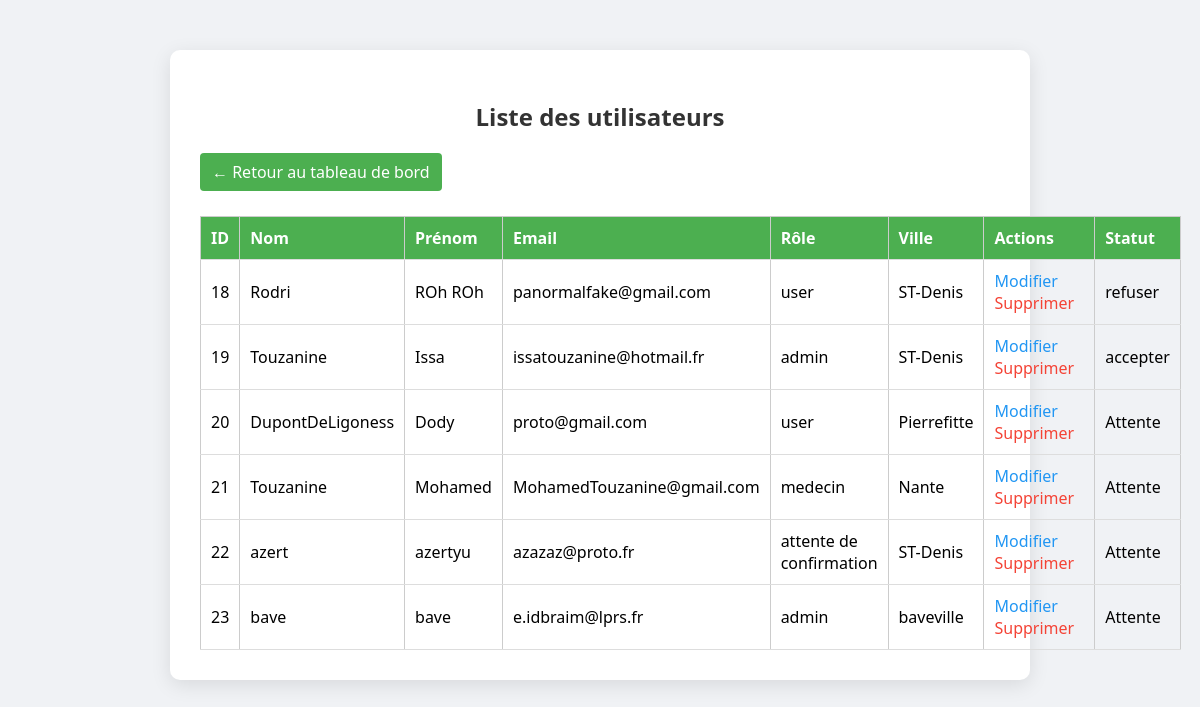
Screenshot of /src/vue/ListeUtilisateurs.php (signed in) with the database file from the repository.
### tables this page shows
CREATE TABLE utilisateur (
  id_utilisateur INT NOT NULL AUTO_INCREMENT,
  nom VARCHAR(50) NOT NULL,
  prenom VARCHAR(50) NOT NULL,
  email VARCHAR(50) NOT NULL,
  rue VARCHAR(50) NOT NULL,
  cd INT NOT NULL,
  ville VARCHAR(50) NOT NULL,
  mdp VARCHAR(255) NOT NULL,
  role ENUM('admin','user','medecin','attente de confirmation') DEFAULT 'attente de confirmation',
  status ENUM('Attente','accepter','refuser') DEFAULT 'Attente',
  reset_token VARCHAR(255) NULL,
  reset_expires DATETIME NULL,
  PRIMARY KEY (id_utilisateur),
  UNIQUE KEY (email)
);

### src/repository/UtilisateurRepository.php (called while the page is built, shortened)
<?php
class UtilisateurRepository
{
    private $bdd;
    public function __construct(\PDO $bdd) {
        $this->bdd = $bdd;
    }
    public function findAll(): array
    {
        try {
            $sql = "SELECT id_utilisateur, nom, prenom, email, role, ville, status
                FROM utilisateur
                ORDER BY id_utilisateur ASC";
            $stmt = $this->bdd->query($sql);
            return $stmt->fetchAll(\PDO::FETCH_ASSOC);
        } catch (PDOException $e) {
            error_log('Erreur findAll utilisateurs : ' . $e->getMessage());
            return [];
        }
    }
}
?>

### src/vue/ListeUtilisateurs.php (the view, shortened to what this page needs)
<?php
require_once __DIR__ . '/../repository/UtilisateurRepository.php';
$database = new Bdd();
$bdd = $database->getBdd();
$repo = new UtilisateurRepository($bdd);
$utilisateurs = $repo->findAll();
include __DIR__ . '/header.php';
?>
<h2>Liste des utilisateurs</h2>
<a class="btn-retour" href="../../index.php">&larr; Retour au tableau de bord</a>
<table>
    <thead>
    <tr>
        <th>ID</th>
        <th>Nom</th>
        <th>Prénom</th>
        <th>Email</th>
        <th>Rôle</th>
        <th>Ville</th>
        <th>Actions</th>
        <th>Statut</th>
    </tr>
    </thead>
    <tbody>
    <?php foreach ($utilisateurs as $u): ?>
        <tr>
            <td><?= $u['id_utilisateur'] ?></td>
            <td><?= htmlspecialchars($u['nom']) ?></td>
            <td><?= htmlspecialchars($u['prenom']) ?></td>
            <td><?= htmlspecialchars($u['email']) ?></td>
            <td><?= htmlspecialchars($u['role']) ?></td>
            <td><?= htmlspecialchars($u['ville']) ?></td>
            <td class="actions">
                <a class="btn-modifier" href="ModifierUtilisateur.php?email=<?= urlencode($u['email']) ?>">Modifier</a>
                <a class="btn-supprimer" href="ListeUtilisateurs.php?delete=<?= $u['id_utilisateur'] ?>" onclick="return confirm('Voulez-vous vraiment supprimer cet utilisateur ?')">Supprimer</a>
            </td>
            <td><?= htmlspecialchars($u['status'] ?? '') ?></td>
        </tr>
    <?php endforeach; ?>
    </tbody>
</table>

### src/vue/header.php (shortened to what this page needs)
<!DOCTYPE html>
<html lang="fr">
<head>
</head>
<body>
<div class="container">

### src/vue/header.php (style rules this page uses)
body { font-family: 'Segoe UI', sans-serif; background: #f0f2f5; margin: 0; padding: 0; }
.container { max-width: 800px; margin: 50px auto; padding: 30px; background: white; border-radius: 10px; box-shadow: 0 5px 20px rgba(0,0,0,0.1); }
h2 { text-align: center; color: #333; }
table { width: 100%; border-collapse: collapse; margin-top: 20px; }
th, td { padding: 10px; border: 1px solid #ccc; text-align: left; }
th { background: #f4f4f4; }
a { color: #007bff; text-decoration: none; }
.actions a { margin-right: 10px; }

### src/vue/ListeUtilisateurs.php (style rules this page uses)
.btn-retour { display: inline-block; margin-bottom: 15px; padding: 8px 12px; background-color: #4CAF50; color: white; text-decoration: none; border-radius: 4px; }
.btn-modifier { color: #2196F3; text-decoration: none; margin-right: 8px; }
.btn-supprimer { color: #f44336; text-decoration: none; }
table { width: 100%; border-collapse: collapse; margin-top: 10px; }
th, td { padding: 10px; border-bottom: 1px solid #ddd; text-align: left; }
th { background-color: #4CAF50; color: white; }

### rows the page displays
utilisateur: id_utilisateur "18", nom "Rodri", prenom "ROh ROh", email "panormalfake@gmail.com", role "user", ville "ST-Denis", status "refuser"
utilisateur: id_utilisateur "19", nom "Touzanine", prenom "Issa", email "issatouzanine@hotmail.fr", role "admin", ville "ST-Denis", status "accepter"
utilisateur: id_utilisateur "20", nom "DupontDeLigoness", prenom "Dody", email "proto@gmail.com", role "user", ville "Pierrefitte", status "Attente"
utilisateur: id_utilisateur "21", nom "Touzanine", prenom "Mohamed", email "MohamedTouzanine@gmail.com", role "medecin", ville "Nante", status "Attente"
utilisateur: id_utilisateur "22", nom "azert", prenom "azertyu", email "azazaz@proto.fr", role "attente de confirmation", ville "ST-Denis", status "Attente"
utilisateur: id_utilisateur "23", nom "bave", prenom "bave", email "e.idbraim@lprs.fr", role "admin", ville "baveville", status "Attente"
